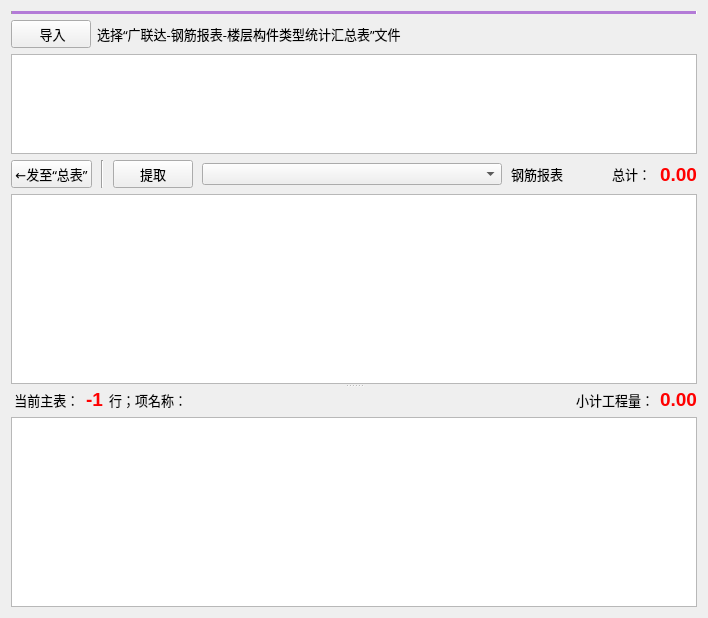
         <widget class="QWidget" name="tab_3">
          <attribute name="title">
           <string>钢筋工程量表</string>
          </attribute>
          <layout class="QVBoxLayout" name="verticalLayout_8">
           <item>
            <widget class="Line" name="line_7">
             <property name="palette">
              <palette>
               <active>
                <colorrole role="Mid">
                 <brush brushstyle="SolidPattern">
                  <color alpha="255">
                   <red>179</red>
                   <green>123</green>
                   <blue>215</blue>
                  </color>
                 </brush>
                </colorrole>
               </active>
               <inactive>
                <colorrole role="Mid">
                 <brush brushstyle="SolidPattern">
                  <color alpha="255">
                   <red>179</red>
                   <green>123</green>
                   <blue>215</blue>
                  </color>
                 </brush>
                </colorrole>
               </inactive>
               <disabled>
                <colorrole role="Mid">
                 <brush brushstyle="SolidPattern">
                  <color alpha="255">
                   <red>179</red>
                   <green>123</green>
                   <blue>215</blue>
                  </color>
                 </brush>
                </colorrole>
               </disabled>
              </palette>
             </property>
             <property name="midLineWidth">
              <number>20</number>
             </property>
             <property name="orientation">
              <enum>Qt::Horizontal</enum>
             </property>
            </widget>
           </item>
           <item>
            <layout class="QVBoxLayout" name="verticalLayout_6">
             <item>
              <layout class="QHBoxLayout" name="horizontalLayout_9">
               <item>
                <widget class="QPushButton" name="QuanBtnIronSelect">
                 <property name="minimumSize">
                  <size>
                   <width>0</width>
                   <height>0</height>
                  </size>
                 </property>
                 <property name="maximumSize">
                  <size>
                   <width>16777215</width>
                   <height>16777215</height>
                  </size>
                 </property>
                 <property name="font">
                  <font>
                   <family>微软雅黑</family>
                   <pointsize>10</pointsize>
                  </font>
                 </property>
                 <property name="text">
                  <string> 导入</string>
                 </property>
                </widget>
               </item>
               <item>
                <widget class="QLabel" name="label_10">
                 <property name="font">
                  <font>
                   <family>微软雅黑</family>
                   <pointsize>10</pointsize>
                  </font>
                 </property>
                 <property name="text">
                  <string>选择“广联达-钢筋报表-楼层构件类型统计汇总表”文件</string>
                 </property>
                </widget>
               </item>
               <item>
                <spacer name="horizontalSpacer_6">
                 <property name="orientation">
                  <enum>Qt::Horizontal</enum>
                 </property>
                 <property name="sizeHint" stdset="0">
                  <size>
                   <width>40</width>
                   <height>20</height>
                  </size>
                 </property>
                </spacer>
               </item>
              </layout>
             </item>
            </layout>
           </item>
           <item>
            <widget class="QTableView" name="tableView_31">
             <property name="enabled">
              <bool>true</bool>
             </property>
             <property name="maximumSize">
              <size>
               <width>16777215</width>
               <height>100</height>
              </size>
             </property>
             <property name="font">
              <font>
               <pointsize>10</pointsize>
              </font>
             </property>
             <property name="toolTip">
              <string>&lt;html&gt;&lt;head/&gt;&lt;body&gt;&lt;p&gt;&lt;span style=&quot; font-size:14pt; font-weight:600; color:#aa0000;&quot;&gt;双击可 打开相应的文件表&lt;/span&gt;&lt;/p&gt;&lt;/body&gt;&lt;/html&gt;</string>
             </property>
             <property name="editTriggers">
              <set>QAbstractItemView::NoEditTriggers</set>
             </property>
            </widget>
           </item>
           <item>
            <layout class="QHBoxLayout" name="horizontalLayout_13">
             <property name="spacing">
              <number>9</number>
             </property>
             <item>
              <widget class="QPushButton" name="QuanBtnIronOK">
               <property name="enabled">
                <bool>true</bool>
               </property>
               <property name="font">
                <font>
                 <family>微软雅黑</family>
                 <pointsize>10</pointsize>
                </font>
               </property>
               <property name="text">
                <string>←发至“总表”</string>
               </property>
              </widget>
             </item>
             <item>
              <widget class="Line" name="line_6">
               <property name="orientation">
                <enum>Qt::Vertical</enum>
               </property>
              </widget>
             </item>
             <item>
              <widget class="QPushButton" name="QuanBtnIronImport">
               <property name="enabled">
                <bool>true</bool>
               </property>
               <property name="font">
                <font>
                 <family>微软雅黑</family>
                 <pointsize>10</pointsize>
                </font>
               </property>
               <property name="toolTip">
                <string>弹窗 导入数据</string>
               </property>
               <property name="text">
                <string>提取</string>
               </property>
              </widget>
             </item>
             <item>
              <widget class="QComboBox" name="comboBoxIron">
               <property name="minimumSize">
                <size>
                 <width>300</width>
                 <height>0</height>
                </size>
               </property>
              </widget>
             </item>
             <item>
              <widget class="QLabel" name="label_34">
               <property name="enabled">
                <bool>true</bool>
               </property>
               <property name="font">
                <font>
                 <family>微软雅黑</family>
                 <pointsize>10</pointsize>
                </font>
               </property>
               <property name="text">
                <string>钢筋报表</string>
               </property>
              </widget>
             </item>
             <item>
              <spacer name="horizontalSpacer_14">
               <property name="orientation">
                <enum>Qt::Horizontal</enum>
               </property>
               <property name="sizeType">
                <enum>QSizePolicy::Expanding</enum>
               </property>
               <property name="sizeHint" stdset="0">
                <size>
                 <width>40</width>
                 <height>20</height>
                </size>
               </property>
              </spacer>
             </item>
             <item>
              <widget class="QLabel" name="label_35">
               <property name="font">
                <font>
                 <family>微软雅黑</family>
                 <pointsize>10</pointsize>
                </font>
               </property>
               <property name="text">
                <string>总计：</string>
               </property>
              </widget>
             </item>
             <item>
              <widget class="QLabel" name="label_sum32">
               <property name="palette">
                <palette>
                 <active>
                  <colorrole role="WindowText">
                   <brush brushstyle="SolidPattern">
                    <color alpha="255">
                     <red>255</red>
                     <green>0</green>
                     <blue>0</blue>
                    </color>
                   </brush>
                  </colorrole>
                 </active>
                 <inactive>
                  <colorrole role="WindowText">
                   <brush brushstyle="SolidPattern">
                    <color alpha="255">
                     <red>255</red>
                     <green>0</green>
                     <blue>0</blue>
                    </color>
                   </brush>
                  </colorrole>
                 </inactive>
                 <disabled>
                  <colorrole role="WindowText">
                   <brush brushstyle="SolidPattern">
                    <color alpha="255">
                     <red>120</red>
                     <green>120</green>
                     <blue>120</blue>
                    </color>
                   </brush>
                  </colorrole>
                 </disabled>
                </palette>
               </property>
               <property name="font">
                <font>
                 <pointsize>14</pointsize>
                 <weight>75</weight>
                 <bold>true</bold>
                </font>
               </property>
               <property name="text">
                <string>0.00</string>
               </property>
              </widget>
             </item>
            </layout>
           </item>
           <item>
            <widget class="QSplitter" name="splitter_4">
             <property name="orientation">
              <enum>Qt::Vertical</enum>
             </property>
             <widget class="QTableView" name="tableView_32">
              <property name="font">
               <font>
                <family>微软雅黑</family>
                <pointsize>10</pointsize>
               </font>
              </property>
             </widget>
             <widget class="QWidget" name="layoutWidget_3">
              <layout class="QVBoxLayout" name="verticalLayout_12">
               <item>
                <layout class="QHBoxLayout" name="horizontalLayout_12">
                 <item>
                  <widget class="QLabel" name="label_28">
                   <property name="font">
                    <font>
                     <family>微软雅黑</family>
                     <pointsize>10</pointsize>
                    </font>
                   </property>
                   <property name="text">
                    <string> 当前主表：</string>
                   </property>
                  </widget>
                 </item>
                 <item>
                  <widget class="QLabel" name="label_29">
                   <property name="palette">
                    <palette>
                     <active>
                      <colorrole role="WindowText">
                       <brush brushstyle="SolidPattern">
                        <color alpha="255">
                         <red>255</red>
                         <green>0</green>
                         <blue>0</blue>
                        </color>
                       </brush>
                      </colorrole>
                     </active>
                     <inactive>
                      <colorrole role="WindowText">
                       <brush brushstyle="SolidPattern">
                        <color alpha="255">
                         <red>255</red>
                         <green>0</green>
                         <blue>0</blue>
                        </color>
                       </brush>
                      </colorrole>
                     </inactive>
                     <disabled>
                      <colorrole role="WindowText">
                       <brush brushstyle="SolidPattern">
                        <color alpha="255">
                         <red>120</red>
                         <green>120</green>
                         <blue>120</blue>
                        </color>
                       </brush>
                      </colorrole>
                     </disabled>
                    </palette>
                   </property>
                   <property name="font">
                    <font>
                     <pointsize>14</pointsize>
                     <weight>75</weight>
                     <bold>true</bold>
                    </font>
                   </property>
                   <property name="text">
                    <string>-1</string>
                   </property>
                  </widget>
                 </item>
                 <item>
                  <widget class="QLabel" name="label_30">
                   <property name="font">
                    <font>
                     <family>微软雅黑</family>
                     <pointsize>10</pointsize>
                    </font>
                   </property>
                   <property name="text">
                    <string>行；项名称：</string>
                   </property>
                  </widget>
                 </item>
                 <item>
                  <spacer name="horizontalSpacer_13">
                   <property name="orientation">
                    <enum>Qt::Horizontal</enum>
                   </property>
                   <property name="sizeHint" stdset="0">
                    <size>
                     <width>40</width>
                     <height>20</height>
                    </size>
                   </property>
                  </spacer>
                 </item>
                 <item>
                  <widget class="QLabel" name="label_31">
                   <property name="font">
                    <font>
                     <family>微软雅黑</family>
                     <pointsize>10</pointsize>
                    </font>
                   </property>
                   <property name="text">
                    <string>小计工程量：</string>
                   </property>
                  </widget>
                 </item>
                 <item>
                  <widget class="QLabel" name="label_32">
                   <property name="palette">
                    <palette>
                     <active>
                      <colorrole role="WindowText">
                       <brush brushstyle="SolidPattern">
                        <color alpha="255">
                         <red>255</red>
                         <green>0</green>
                         <blue>0</blue>
                        </color>
                       </brush>
                      </colorrole>
                     </active>
                     <inactive>
                      <colorrole role="WindowText">
                       <brush brushstyle="SolidPattern">
                        <color alpha="255">
                         <red>255</red>
                         <green>0</green>
                         <blue>0</blue>
                        </color>
                       </brush>
                      </colorrole>
                     </inactive>
                     <disabled>
                      <colorrole role="WindowText">
                       <brush brushstyle="SolidPattern">
                        <color alpha="255">
                         <red>120</red>
                         <green>120</green>
                         <blue>120</blue>
                        </color>
                       </brush>
                      </colorrole>
                     </disabled>
                    </palette>
                   </property>
                   <property name="font">
                    <font>
                     <pointsize>14</pointsize>
                     <weight>75</weight>
                     <bold>true</bold>
                    </font>
                   </property>
                   <property name="text">
                    <string>0.00</string>
                   </property>
                  </widget>
                 </item>
                </layout>
               </item>
               <item>
                <widget class="QTableView" name="tableView_33">
                 <property name="font">
                  <font>
                   <family>微软雅黑</family>
                   <pointsize>10</pointsize>
                  </font>
                 </property>
                </widget>
               </item>
              </layout>
             </widget>
            </widget>
           </item>
          </layout>
         </widget>
